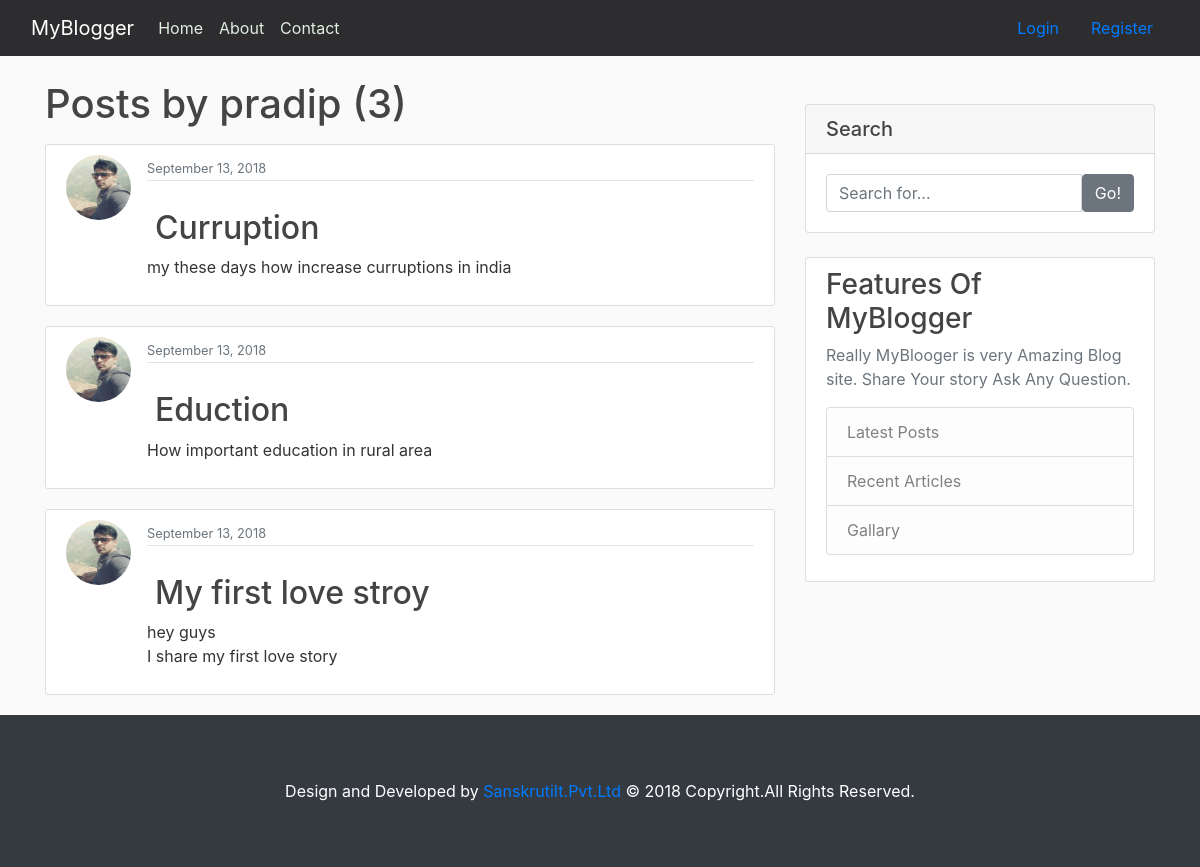
Page /user/pradip on the earlier database version.
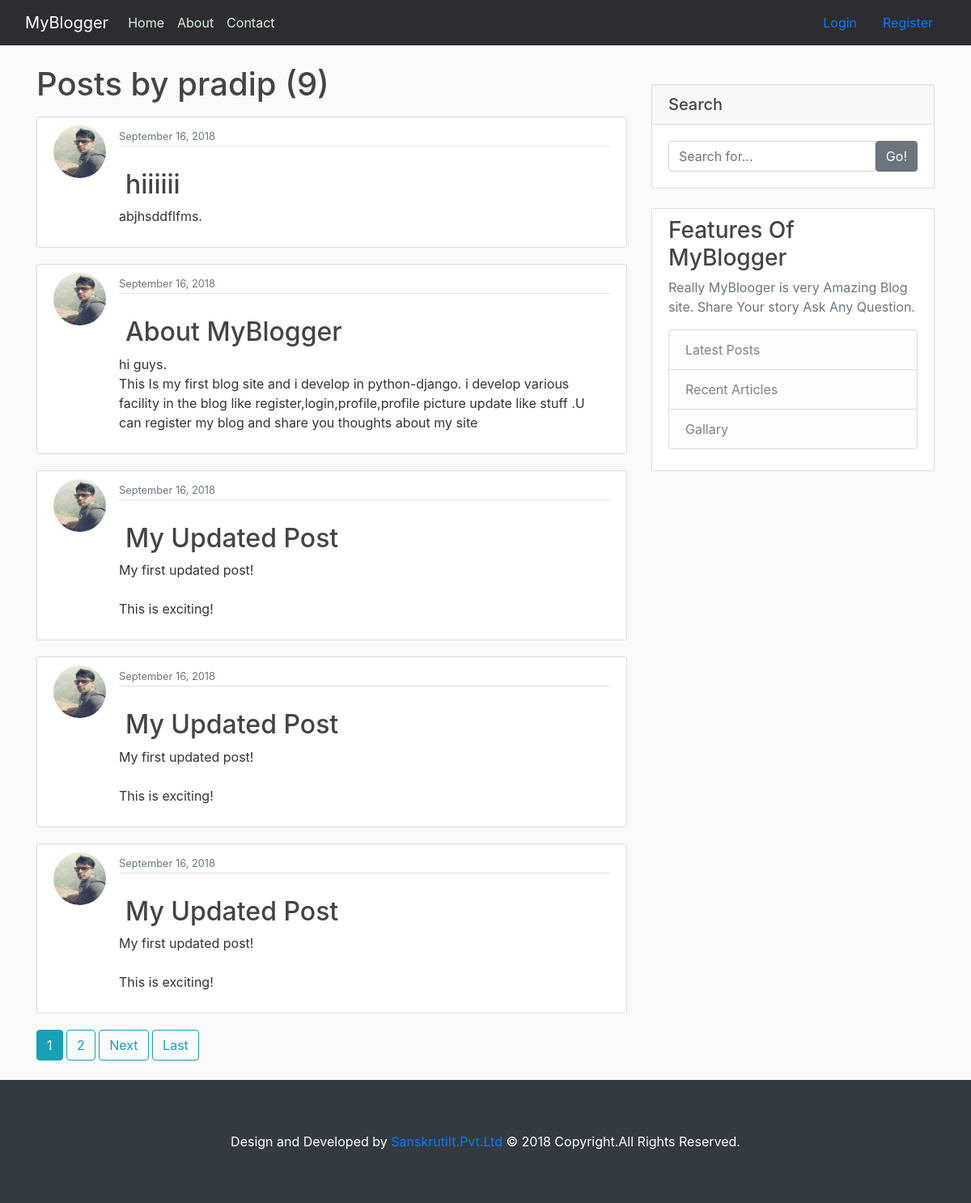
Same page on the later database version.
### blog/models.py (models this page shows, shortened)
class Post(models.Model):
    title = models.CharField(max_length=100)
    content = models.TextField()
    date_posted = models.DateTimeField(default=timezone.now)
    author = models.ForeignKey(User, on_delete=models.CASCADE)

### users/models.py (models this page shows, shortened)
class Profile(models.Model):
    user = models.OneToOneField(User, on_delete=models.CASCADE)
    image = models.ImageField(default='default.jpg', upload_to='profile_pics')

### blog/views.py (the view)
# urls.py: path('user/<str:username>', UserPostListView.as_view(), name='user-posts'),
class UserPostListView(ListView):
    model = Post
    template_name = 'blog/user_posts.html'  # <app>/<model>_<viewtype>.html
    context_object_name = 'posts'
    paginate_by = 5
    def get_queryset(self):
        user = get_object_or_404(User, username=self.kwargs.get('username'))
        return Post.objects.filter(author=user).order_by('-date_posted')

### blog/templates/blog/user_posts.html (shortened to what this page needs)
{% extends "blog/base.html" %}
{% block content %}
    <h1 class="mb-3">Posts by {{ view.kwargs.username }} ({{ page_obj.paginator.count }})</h1>
    {% for post in posts %}
        <article class="media content-section">
          <img class="rounded-circle article-img" src="{{ post.author.profile.image.url }}">
          <div class="media-body">
            <div class="article-metadata">
              <a class="mr-2" href="{% url 'user-posts' post.author.username %}"{{ post.author }}</a>
              <small class="text-muted">{{ post.date_posted|date:"F d, Y" }}</small>
            </div>
            <h2><a class="article-title" href="{% url 'post-detail' post.id %}">{{ post.title }}</a></h2>
            <p class="article-content">{{ post.content }}</p>
          </div>
        </article>
    {% endfor %}
    {% if is_paginated %}
      {% for num in page_obj.paginator.page_range %}
        {% if page_obj.number == num %}
          <a class="btn btn-info mb-4" href="?page={{ num }}">{{ num }}</a>
        {% elif num > page_obj.number|add:'-3' and num < page_obj.number|add:'3' %}
          <a class="btn btn-outline-info mb-4" href="?page={{ num }}">{{ num }}</a>
        {% endif %}
      {% endfor %}
      {% if page_obj.has_next %}
        <a class="btn btn-outline-info mb-4" href="?page={{ page_obj.next_page_number }}">Next</a>
        <a class="btn btn-outline-info mb-4" href="?page={{ page_obj.paginator.num_pages }}">Last</a>
      {% endif %}
    {% endif %}
{% endblock content %}

Differences in the rows shown:
no longer on this page (row edited): Post: author.profile.image (picture), date_posted "September 13, 2018", title "Curruption", content "my these days how increase curruptions in india"
no longer on this page (row unchanged): Post: author.profile.image (picture), date_posted "September 13, 2018", title "Eduction", content "How important education in rural area"
no longer on this page (row unchanged): Post: author.profile.image (picture), date_posted "September 13, 2018", title "My first love stroy", content "hey guys I share my first love story"
added Post: author.profile.image (picture), date_posted "September 16, 2018", title "hiiiiii", content "abjhsddflfms."
added Post: author.profile.image (picture), date_posted "September 16, 2018", title "About MyBlogger", content "hi guys. This Is my first blog site and i develop in python-django. i develop various facility in the blog like register,login,profile,profile picture update like stuff .U can register my blog and share you thoughts about my site"
added Post: author.profile.image (picture), date_posted "September 16, 2018", title "My Updated Post", content "My first updated post! This is exciting!"
added Post: author.profile.image (picture), date_posted "September 16, 2018", title "My Updated Post", content "My first updated post! This is exciting!"
added Post: author.profile.image (picture), date_posted "September 16, 2018", title "My Updated Post", content "My first updated post! This is exciting!"
Other differences:
{{ page_obj.paginator.count }}: "3" → "9"
new list line: "1"
new list line: "2"
text now shown: "Next Last"
